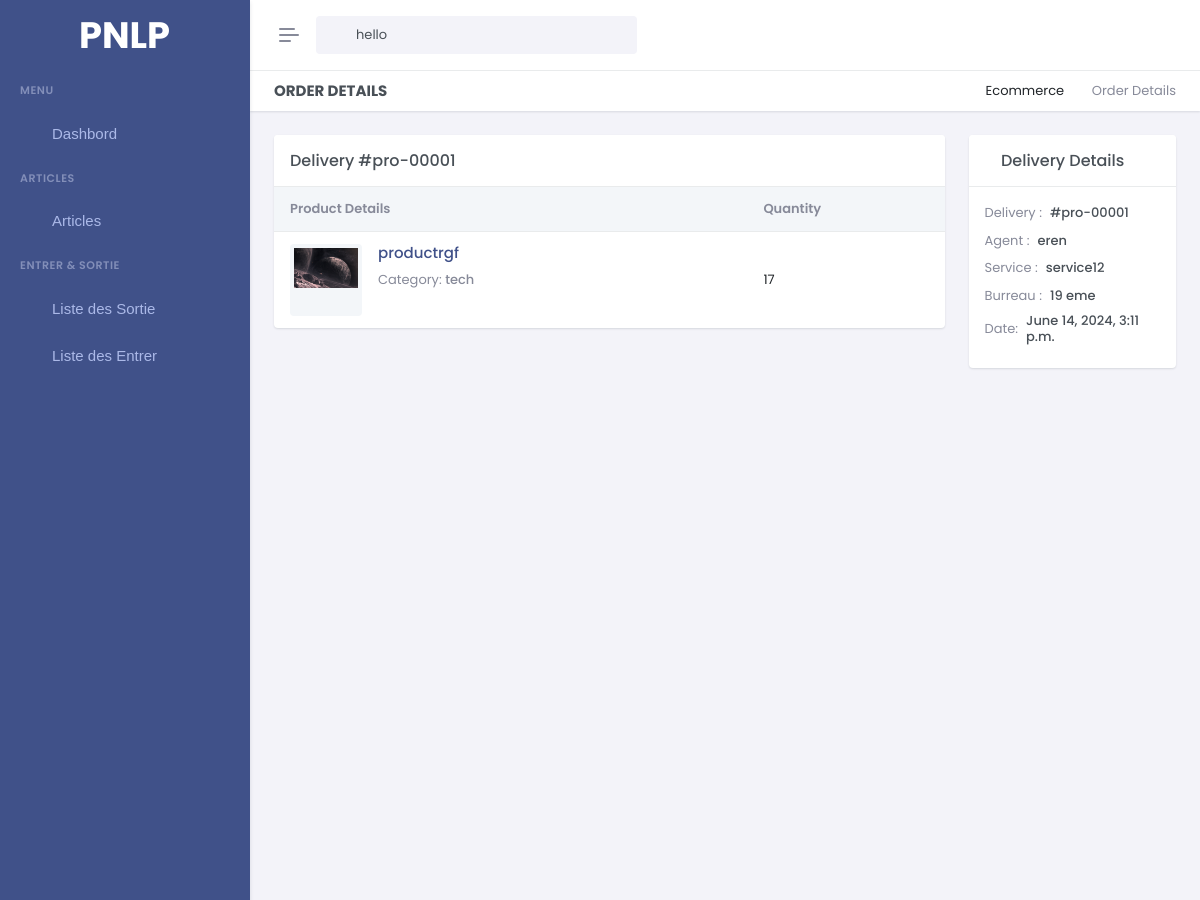
The app's page /delivery-detail/pro-00001 (upper part), older data.
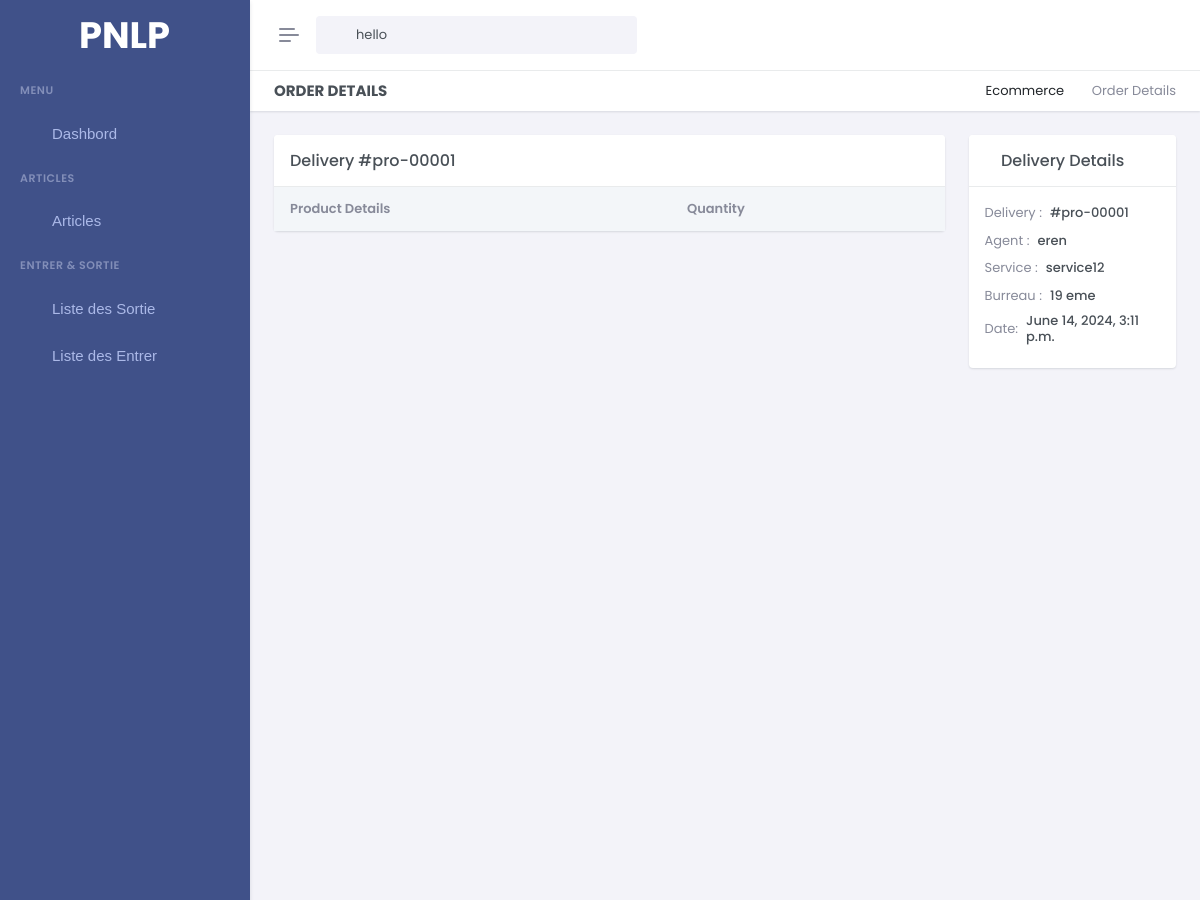
The same page, newer data.
### gestion/models.py (models this page shows, shortened)
class DeliveryProduct(models.Model):
    delivery = models.ForeignKey(Delivery,on_delete=models.SET_NULL , null=True)
    product = models.ForeignKey(Product,on_delete=models.CASCADE)
    quantity = models.PositiveIntegerField()

class Product(models.Model):
    pid = ShortUUIDField(unique=True, length=10, max_length= 20 , alphabet='abcdefghijklmnopqrstuvwxyz1234567890' , editable=False,  prefix='Prod-')
    title = models.CharField(max_length=100, default='untitle product')
    category = models.ForeignKey(Category,on_delete=models.SET_NULL , null=True , related_name='category')
    quantity = models.PositiveIntegerField()
    description = models.TextField()
    image = models.ImageField(default="./new-document.png", null = False,blank= False, upload_to='product_image' )
    created_at = models.DateTimeField(auto_now_add=True)
    updated_at = models.DateTimeField(auto_now=True)

class Category(models.Model):
    cid = ShortUUIDField(unique=True, length=10, max_length= 20 , alphabet='abcdefghijklmnopqrstuvwxyz1234567890' , editable=False,  prefix='Cat-')
    title = models.CharField(max_length=100, default='untitle category')
    created_at = models.DateTimeField(auto_now_add=True)
    updated_at = models.DateTimeField(auto_now=True)
    def __str__(self):
        return self.title

### gestion/views.py (the view)
# urls.py: path('delivery-detail/<did>' ,DeliveryDetail, name='delivery'),
def DeliveryDetail(request, did) :
    delivery = Delivery.objects.get(did=did)
    products = DeliveryProduct.objects.filter(delivery=delivery.id)
    context = {
        'delivery':delivery,
        'products':products,
    }
    return render(request, 'pages/deliveries/delivery-detail.html', context)

### gestion/context_processor.py (called while the page is built)
def is_admin(user):
    try:
        admin_profile = AdminProfile.objects.get(user=user)
        return True
    except AdminProfile.DoesNotExist:
        return False

### userauth/models.py (called while the page is built)
    def __str__(self):
        return self.username

### templates/pages/deliveries/delivery-detail.html (shortened to what the changed rows need)
{% extends 'base/base.html' %}
{% load static %}
{% block 'content' %}
<div class="main-content">
    <div class="page-content">
        <div class="container-fluid">
            <div class="row">
                <div class="col-xl-9">
                    <div class="card">
                        <div class="card-body">
                            <div class="table-responsive table-card">
                                <table class="table table-nowrap align-middle table-borderless mb-0">
                                    <thead class="table-light text-muted">
                                        <tr>
                                            <th scope="col">Product Details</th>
                                            <th scope="col">Quantity</th>
                                        </tr>
                                    </thead>
                                    <tbody>
                                        {% for product in products %}
                                        <tr>
                                            <td>
                                                <div class="d-flex">
                                                    <div class="flex-shrink-0 avatar-md bg-light rounded p-1">
                                                        <img src="{{product.product.image.url}}" alt="" class="img-fluid d-block">
                                                    </div>
                                                    <div class="flex-grow-1 ms-3">
                                                        <h5 class="fs-15"><a href="apps-ecommerce-product-details.html" class="link-primary">{{product.product.title}}</a></h5>
                                                        <p class="text-muted mb-0">Category: <span class="fw-medium">{{product.product.category}}</span></p>
                                                    </div>
                                                </div>
                                            </td>
                                            <td class="m-auto">{{product.quantity}}</td>
                                        </tr>
                                        {% endfor %}
                                    </tbody>
                                </table>
                            </div>
                        </div>
                    </div>
                </div>
            </div>
        </div>
    </div>
</div>
{% endblock %}

Row changes from the older to the newer data that the page shows:
removed DeliveryProduct: product.image (picture), product "productrgf", product.category "tech", quantity "17"
